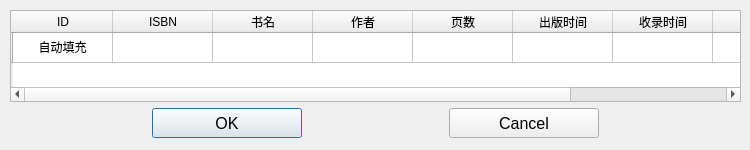
<?xml version="1.0" encoding="UTF-8"?>
<ui version="4.0">
 <class>PDFDialog</class>
 <widget class="QDialog" name="PDFDialog">
  <property name="geometry">
   <rect>
    <x>0</x>
    <y>0</y>
    <width>750</width>
    <height>150</height>
   </rect>
  </property>
  <property name="windowTitle">
   <string>Dialog</string>
  </property>
  <widget class="QWidget" name="verticalLayoutWidget">
   <property name="geometry">
    <rect>
     <x>10</x>
     <y>10</y>
     <width>731</width>
     <height>128</height>
    </rect>
   </property>
   <layout class="QVBoxLayout" name="verticalLayout">
    <item>
     <widget class="QTableWidget" name="book_info_in">
      <property name="sizePolicy">
       <sizepolicy hsizetype="Expanding" vsizetype="Expanding">
        <horstretch>1</horstretch>
        <verstretch>1</verstretch>
       </sizepolicy>
      </property>
      <property name="font">
       <font>
        <pointsize>9</pointsize>
       </font>
      </property>
      <row>
       <property name="text">
        <string/>
       </property>
      </row>
      <column>
       <property name="text">
        <string>ID</string>
       </property>
      </column>
      <column>
       <property name="text">
        <string>ISBN</string>
       </property>
      </column>
      <column>
       <property name="text">
        <string>书名</string>
       </property>
      </column>
      <column>
       <property name="text">
        <string>作者</string>
       </property>
      </column>
      <column>
       <property name="text">
        <string>页数</string>
       </property>
      </column>
      <column>
       <property name="text">
        <string>出版时间</string>
       </property>
      </column>
      <column>
       <property name="text">
        <string>收录时间</string>
       </property>
      </column>
      <column>
       <property name="text">
        <string>价格</string>
       </property>
      </column>
      <column>
       <property name="text">
        <string>类别</string>
       </property>
      </column>
      <item row="0" column="0">
       <property name="text">
        <string>自动填充</string>
       </property>
       <property name="textAlignment">
        <set>AlignCenter</set>
       </property>
       <property name="flags">
        <set>ItemIsDragEnabled|ItemIsDropEnabled|ItemIsUserCheckable|ItemIsEnabled</set>
       </property>
      </item>
      <item row="0" column="1">
       <property name="text">
        <string/>
       </property>
       <property name="textAlignment">
        <set>AlignCenter</set>
       </property>
      </item>
      <item row="0" column="2">
       <property name="textAlignment">
        <set>AlignCenter</set>
       </property>
      </item>
      <item row="0" column="3">
       <property name="textAlignment">
        <set>AlignCenter</set>
       </property>
      </item>
      <item row="0" column="4">
       <property name="textAlignment">
        <set>AlignCenter</set>
       </property>
      </item>
      <item row="0" column="5">
       <property name="textAlignment">
        <set>AlignCenter</set>
       </property>
      </item>
      <item row="0" column="6">
       <property name="textAlignment">
        <set>AlignCenter</set>
       </property>
      </item>
      <item row="0" column="7">
       <property name="textAlignment">
        <set>AlignCenter</set>
       </property>
      </item>
      <item row="0" column="8">
       <property name="textAlignment">
        <set>AlignCenter</set>
       </property>
      </item>
     </widget>
    </item>
    <item>
     <layout class="QHBoxLayout" name="horizontalLayout">
      <item>
       <spacer name="horizontalSpacer_2">
        <property name="orientation">
         <enum>Qt::Horizontal</enum>
        </property>
        <property name="sizeHint" stdset="0">
         <size>
          <width>40</width>
          <height>20</height>
         </size>
        </property>
       </spacer>
      </item>
      <item>
       <widget class="QPushButton" name="btn_OK">
        <property name="sizePolicy">
         <sizepolicy hsizetype="Maximum" vsizetype="Fixed">
          <horstretch>0</horstretch>
          <verstretch>0</verstretch>
         </sizepolicy>
        </property>
        <property name="minimumSize">
         <size>
          <width>150</width>
          <height>30</height>
         </size>
        </property>
        <property name="maximumSize">
         <size>
          <width>150</width>
          <height>30</height>
         </size>
        </property>
        <property name="font">
         <font>
          <pointsize>12</pointsize>
         </font>
        </property>
        <property name="text">
         <string>OK</string>
        </property>
        <property name="icon">
         <iconset resource="res.qrc">
          <normaloff>:/icons/icons/ok.ico</normaloff>:/icons/icons/ok.ico</iconset>
        </property>
       </widget>
      </item>
      <item>
       <spacer name="horizontalSpacer">
        <property name="orientation">
         <enum>Qt::Horizontal</enum>
        </property>
        <property name="sizeHint" stdset="0">
         <size>
          <width>40</width>
          <height>20</height>
         </size>
        </property>
       </spacer>
      </item>
      <item>
       <widget class="QPushButton" name="btn_Cancel">
        <property name="minimumSize">
         <size>
          <width>150</width>
          <height>30</height>
         </size>
        </property>
        <property name="maximumSize">
         <size>
          <width>150</width>
          <height>30</height>
         </size>
        </property>
        <property name="font">
         <font>
          <pointsize>12</pointsize>
         </font>
        </property>
        <property name="cursor">
         <cursorShape>ArrowCursor</cursorShape>
        </property>
        <property name="text">
         <string>Cancel</string>
        </property>
        <property name="icon">
         <iconset resource="res.qrc">
          <normaloff>:/icons/icons/cancel.ico</normaloff>:/icons/icons/cancel.ico</iconset>
        </property>
       </widget>
      </item>
      <item>
       <spacer name="horizontalSpacer_3">
        <property name="orientation">
         <enum>Qt::Horizontal</enum>
        </property>
        <property name="sizeHint" stdset="0">
         <size>
          <width>40</width>
          <height>20</height>
         </size>
        </property>
       </spacer>
      </item>
     </layout>
    </item>
   </layout>
  </widget>
 </widget>
 <resources>
  <include location="res.qrc"/>
 </resources>
 <connections/>
</ui>
